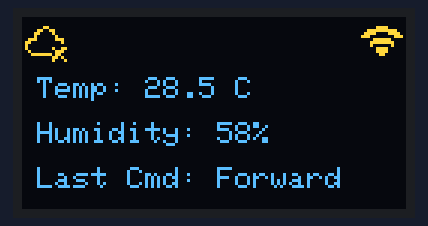
Bench run of a sketch on a simulated ESP32. Shown: 128×64 one-colour display. The OLED is the two-colour kind (top 16 rows yellow).

Above: at 0.1 s.
At 3.1 s:
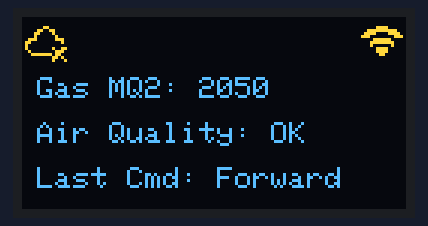
At 6.1 s:
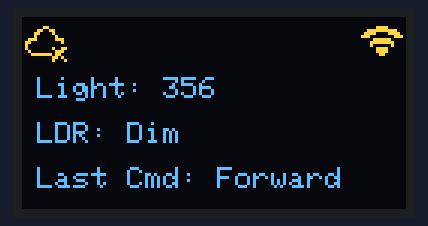

The sketch:

test_oled_display.ino
```cpp
/*
  ------------------------------------------------------------------------------
  Project     : RoboAi - NeoBot: Remotely Operated Vehicle
  Test Code   : OLED UI Display Test with Icons and Rotating Sensor Data
  ------------------------------------------------------------------------------
  📄 Description:
    This sketch demonstrates how to sensor data, status icons, and commands
    on a 128x64 OLED display using the Adafruit SSD1306 library. It simulates
    data display pages and toggles MQTT/Wi-Fi status icons.

  🎯 Purpose:
    ✅ Test OLED screen rendering with Adafruit SSD1306 library
    ✅ Display rotating pages for different sensor values
    ✅ Embed 16x16 bitmap icons for Wi-Fi and MQTT statuses
    ✅ Preview UI/UX layout before adding real sensor data

  🔌 Wiring Connections:
    OLED Display (SSD1306) → ESP32 Board (I2C)
    ------------------------------------------
    VCC                    → 3.3V
    GND                    → GND
    SDA                    → GPIO 21 (default I2C)
    SCL                    → GPIO 22 (default I2C)

  📚 Libraries Used:
    🔹 <Wire.h>               → I2C communication
    🔹 <Adafruit_GFX.h>       → Core graphics functions
    🔹 <Adafruit_SSD1306.h>   → OLED driver for SSD1306

  ⚙️ Configuration Notes:
    - Screen resolution: 128x64 pixels
    - I2C Address: 0x3C (common for SSD1306)
    - Icons: 16x16 pixel bitmaps (MQTT & Wi-Fi)
    - Page auto-rotation: Every 3 seconds

  🧠 Code Logic Summary:
    - Initialize display and show mock sensor pages
    - Draw status icons in the header
    - Switch between 3 pages: Temp & Humidity, Gas & Air Quality, Light & LDR
    - Show last received command at the bottom

  🧪 Tested On:
    - ESP32 Dev Module
    - 0.96" I2C OLED Display (SSD1306 128x64)
  ------------------------------------------------------------------------------
*/

#include <Wire.h>
#include <Adafruit_GFX.h>
#include <Adafruit_SSD1306.h>

// OLED config
#define SCREEN_WIDTH 128
#define SCREEN_HEIGHT 64
Adafruit_SSD1306 display(SCREEN_WIDTH, SCREEN_HEIGHT, &Wire, -1);

// 16x16 Icons for MQTT and Wi-Fi
const unsigned char epd_bitmap_icons8_wifi_16 [] PROGMEM = {
  0x00, 0x00, 0x00, 0x00, 0x00, 0x00, 0x03, 0xc0, 0x1f, 0xf8, 0x3c, 0x3c, 0x70, 0x0e, 0x07, 0xe0,
  0x0f, 0xf0, 0x08, 0x10, 0x03, 0xc0, 0x03, 0xc0, 0x01, 0x80, 0x00, 0x00, 0x00, 0x00, 0x00, 0x00
};
const unsigned char epd_bitmap_icons8_no_wifi_16 [] PROGMEM = {
  0x00, 0x00, 0x00, 0x00, 0x00, 0x00, 0x04, 0x20, 0x19, 0x98, 0x21, 0x84, 0x47, 0xe2, 0x09, 0x90,
  0x11, 0x88, 0x02, 0x40, 0x04, 0x20, 0x01, 0x80, 0x01, 0x80, 0x00, 0x00, 0x00, 0x00, 0x00, 0x00
};
const unsigned char epd_bitmap_icons8_mqtt_16 [] PROGMEM = {
  0x00, 0x00, 0x00, 0x00, 0x00, 0x00, 0x01, 0x80, 0x06, 0x60, 0x0c, 0x20, 0x08, 0x10, 0x38, 0x1c,
  0x60, 0x46, 0x42, 0xe2, 0x42, 0xe2, 0x22, 0x44, 0x1a, 0x58, 0x02, 0x40, 0x07, 0x40, 0x02, 0x00
};
const unsigned char epd_bitmap_icons8_no_mqtt_16 [] PROGMEM = {
  0x00, 0x00, 0x00, 0x00, 0x00, 0x00, 0x01, 0x80, 0x06, 0x60, 0x0c, 0x20, 0x08, 0x10, 0x38, 0x1c,
  0x60, 0x04, 0x40, 0x00, 0x40, 0x26, 0x20, 0x1c, 0x1f, 0xd8, 0x00, 0x34, 0x00, 0x22, 0x00, 0x00
};

// State variables
int sensor_page = 0;
unsigned long last_update = 0;
const unsigned long interval = 3000; // 3 seconds
String last_command = "Forward";

void setup() {
  Serial.begin(115200);

  if (!display.begin(SSD1306_SWITCHCAPVCC, 0x3C)) {
    Serial.println("❌ OLED initialization failed!");
    while (true); // Halt
  }

  display.clearDisplay();
  display.setTextColor(SSD1306_WHITE);
  display.setTextSize(1);
  display.display();
}

void drawHeader() {
  display.fillRect(0, 0, 128, 16, BLACK); // Clear header

  // Icons: Left = MQTT inactive, Right = Wi-Fi active (mocked)
  display.drawBitmap(0, 0, epd_bitmap_icons8_no_mqtt_16, 16, 16, WHITE);
  display.drawBitmap(112, 0, epd_bitmap_icons8_wifi_16, 16, 16, WHITE);
}

void drawSensorPage(int page) {
  display.fillRect(0, 16, 128, 48, BLACK); // Clear main display area

  display.setCursor(5, 20);
  switch (page) {
    case 0:
      display.println("Temp: 28.5 C");
      display.setCursor(5, 35);
      display.println("Humidity: 58%");
      break;
    case 1:
      display.println("Gas MQ2: 2050");
      display.setCursor(5, 35);
      display.println("Air Quality: OK");
      break;
    case 2:
      display.println("Light: 356");
      display.setCursor(5, 35);
      display.println("LDR: Dim");
      break;
  }

  display.setCursor(5, 50);
  display.print("Last Cmd: ");
  display.println(last_command);
}

void loop() {
  if (millis() - last_update > interval) {
    sensor_page = (sensor_page + 1) % 3;
    last_update = millis();
  }

  drawHeader();
  drawSensorPage(sensor_page);

  display.display();
}
```

Measured:
- by itself, everything shown: repeats every 9.0 s, in 3 steps
- what the display in image 0 shows lasts 2.9 s, from 0.1 s to 3.0 s
